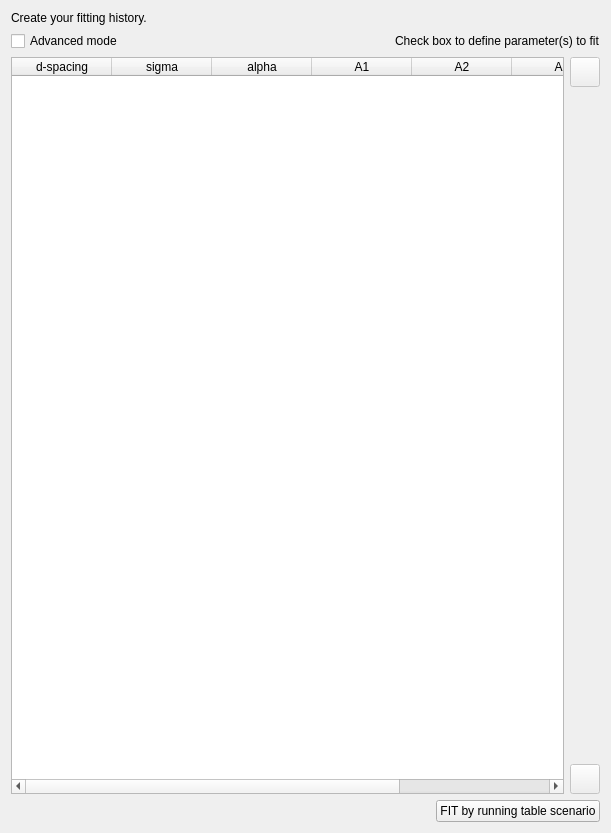
               <widget class="QWidget" name="page_2">
                <property name="geometry">
                 <rect>
                  <x>0</x>
                  <y>0</y>
                  <width>611</width>
                  <height>833</height>
                 </rect>
                </property>
                <attribute name="label">
                 <string>USER INPUT</string>
                </attribute>
                <layout class="QVBoxLayout" name="verticalLayout_26">
                 <item>
                  <layout class="QVBoxLayout" name="verticalLayout_24">
                   <item>
                    <widget class="QLabel" name="label_7">
                     <property name="text">
                      <string>Create your fitting history.</string>
                     </property>
                    </widget>
                   </item>
                   <item>
                    <layout class="QHBoxLayout" name="horizontalLayout_20">
                     <item>
                      <widget class="QCheckBox" name="march_dollase_advanced_mode_checkBox">
                       <property name="text">
                        <string>Advanced mode</string>
                       </property>
                      </widget>
                     </item>
                     <item>
                      <spacer name="horizontalSpacer_19">
                       <property name="orientation">
                        <enum>Qt::Horizontal</enum>
                       </property>
                       <property name="sizeHint" stdset="0">
                        <size>
                         <width>40</width>
                         <height>20</height>
                        </size>
                       </property>
                      </spacer>
                     </item>
                     <item>
                      <widget class="QLabel" name="label_6">
                       <property name="text">
                        <string>Check box to define parameter(s) to fit</string>
                       </property>
                      </widget>
                     </item>
                    </layout>
                   </item>
                   <item>
                    <layout class="QHBoxLayout" name="horizontalLayout_21">
                     <item>
                      <widget class="QTableWidget" name="march_dollase_user_input_table">
                       <property name="contextMenuPolicy">
                        <enum>Qt::CustomContextMenu</enum>
                       </property>
                       <property name="acceptDrops">
                        <bool>true</bool>
                       </property>
                       <property name="dragEnabled">
                        <bool>true</bool>
                       </property>
                       <property name="dragDropOverwriteMode">
                        <bool>false</bool>
                       </property>
                       <property name="dragDropMode">
                        <enum>QAbstractItemView::NoDragDrop</enum>
                       </property>
                       <property name="defaultDropAction">
                        <enum>Qt::IgnoreAction</enum>
                       </property>
                       <property name="alternatingRowColors">
                        <bool>true</bool>
                       </property>
                       <property name="selectionMode">
                        <enum>QAbstractItemView::SingleSelection</enum>
                       </property>
                       <property name="selectionBehavior">
                        <enum>QAbstractItemView::SelectRows</enum>
                       </property>
                       <attribute name="horizontalHeaderCascadingSectionResizes">
                        <bool>false</bool>
                       </attribute>
                       <attribute name="horizontalHeaderShowSortIndicator" stdset="0">
                        <bool>false</bool>
                       </attribute>
                       <column>
                        <property name="text">
                         <string>d-spacing</string>
                        </property>
                       </column>
                       <column>
                        <property name="text">
                         <string>sigma</string>
                        </property>
                       </column>
                       <column>
                        <property name="text">
                         <string>alpha</string>
                        </property>
                       </column>
                       <column>
                        <property name="text">
                         <string>A1</string>
                        </property>
                       </column>
                       <column>
                        <property name="text">
                         <string>A2</string>
                        </property>
                       </column>
                       <column>
                        <property name="text">
                         <string>A5</string>
                        </property>
                       </column>
                       <column>
                        <property name="text">
                         <string>A6</string>
                        </property>
                       </column>
                      </widget>
                     </item>
                     <item>
                      <layout class="QVBoxLayout" name="verticalLayout_25">
                       <item>
                        <widget class="QPushButton" name="march_dollase_user_input_up">
                         <property name="enabled">
                          <bool>false</bool>
                         </property>
                         <property name="minimumSize">
                          <size>
                           <width>30</width>
                           <height>30</height>
                          </size>
                         </property>
                         <property name="maximumSize">
                          <size>
                           <width>30</width>
                           <height>30</height>
                          </size>
                         </property>
                         <property name="text">
                          <string/>
                         </property>
                        </widget>
                       </item>
                       <item>
                        <spacer name="verticalSpacer_3">
                         <property name="orientation">
                          <enum>Qt::Vertical</enum>
                         </property>
                         <property name="sizeHint" stdset="0">
                          <size>
                           <width>20</width>
                           <height>40</height>
                          </size>
                         </property>
                        </spacer>
                       </item>
                       <item>
                        <widget class="QPushButton" name="march_dollase_user_input_down">
                         <property name="enabled">
                          <bool>false</bool>
                         </property>
                         <property name="minimumSize">
                          <size>
                           <width>30</width>
                           <height>30</height>
                          </size>
                         </property>
                         <property name="maximumSize">
                          <size>
                           <width>30</width>
                           <height>30</height>
                          </size>
                         </property>
                         <property name="text">
                          <string/>
                         </property>
                        </widget>
                       </item>
                      </layout>
                     </item>
                    </layout>
                   </item>
                   <item>
                    <layout class="QHBoxLayout" name="horizontalLayout_22">
                     <item>
                      <spacer name="horizontalSpacer_20">
                       <property name="orientation">
                        <enum>Qt::Horizontal</enum>
                       </property>
                       <property name="sizeHint" stdset="0">
                        <size>
                         <width>40</width>
                         <height>20</height>
                        </size>
                       </property>
                      </spacer>
                     </item>
                     <item>
                      <widget class="QPushButton" name="march_dollase_user_input_fit_button">
                       <property name="text">
                        <string>FIT by running table scenario</string>
                       </property>
                      </widget>
                     </item>
                    </layout>
                   </item>
                  </layout>
                 </item>
                </layout>
               </widget>
